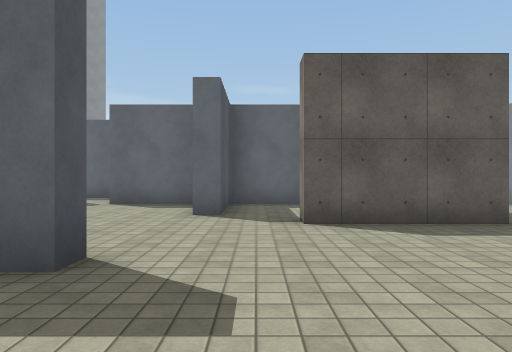
view 1 (above)

24 first-person views from a walk through a 3-D level made in the Unity game engine. The camera is 1.4 m above the floor, looks level and sees 70° across. The floor is counted in squares, 2 m on a side. Each view is taken from the middle of a square. On the plan, view 1 faces up. The plan holds only what a view shows up to about 11 squares ahead; the rest is blank. The place goes on beyond the plan. The player is left out. Surface patterns are stand-ins for the level's own textures.

view 2
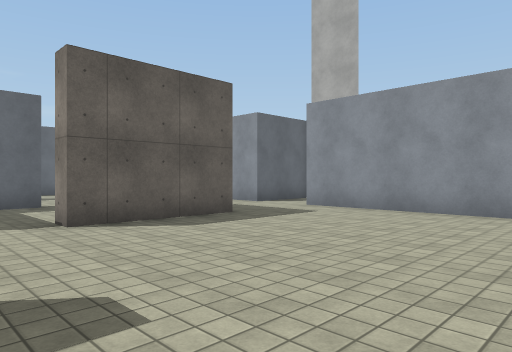

view 3
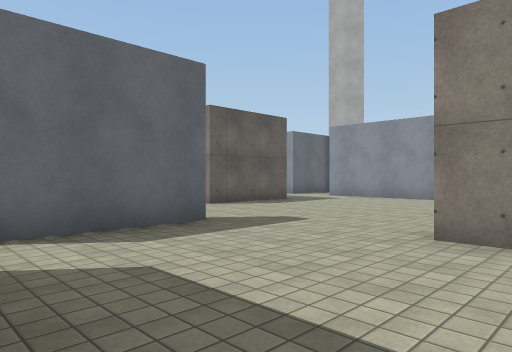

view 4
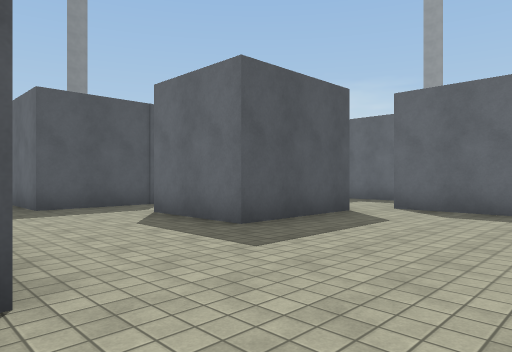

view 5
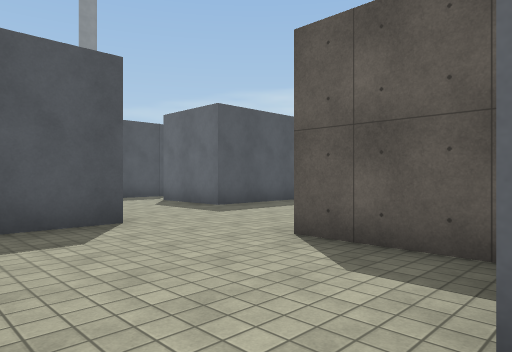

view 6
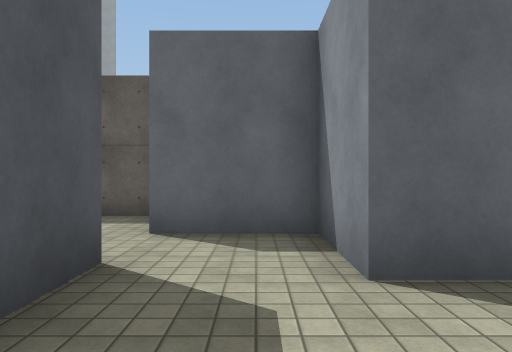

view 7
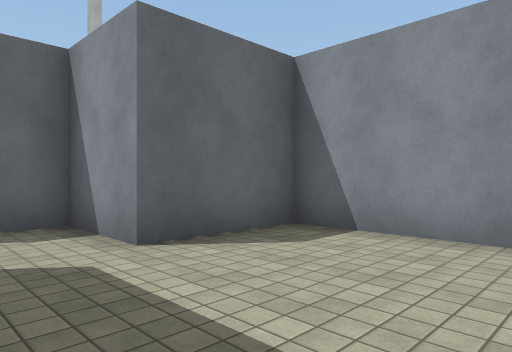

view 8
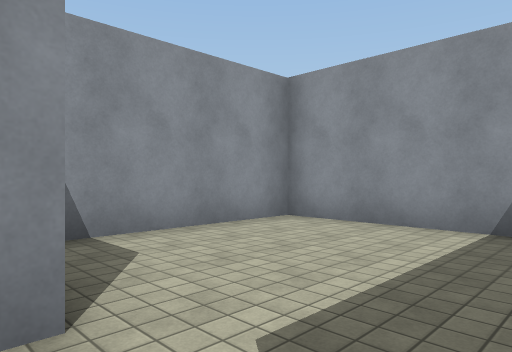

view 9
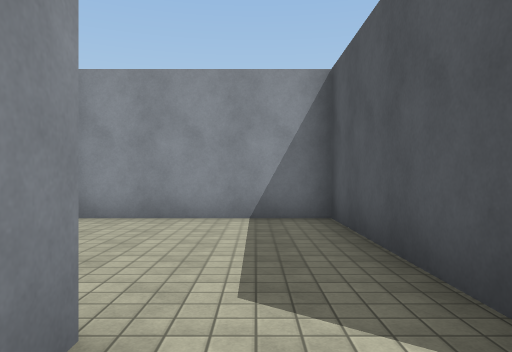

view 10
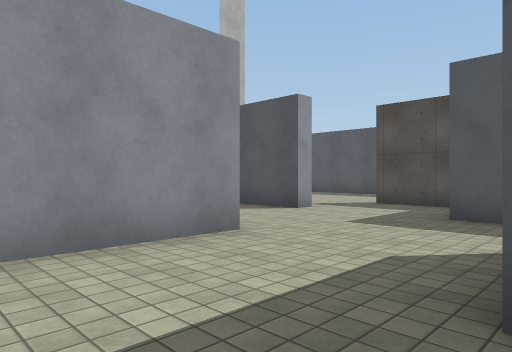

view 11
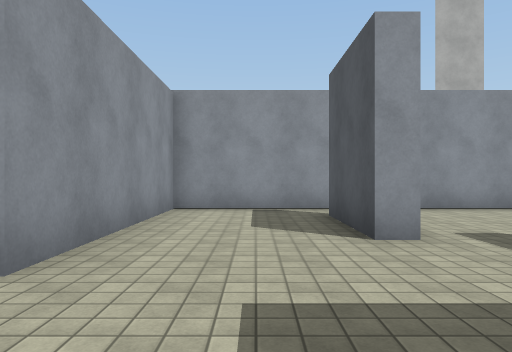

view 12
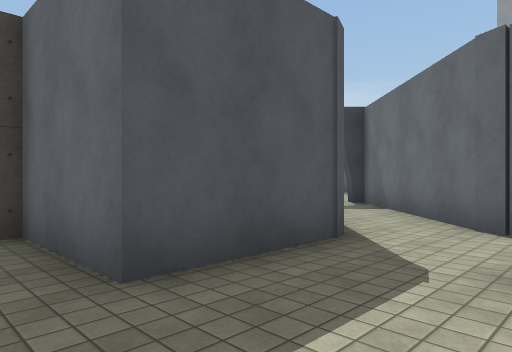

view 13
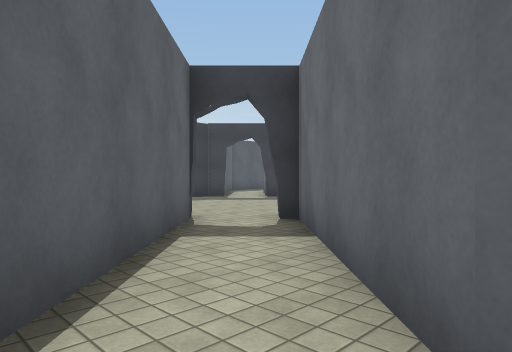

view 14
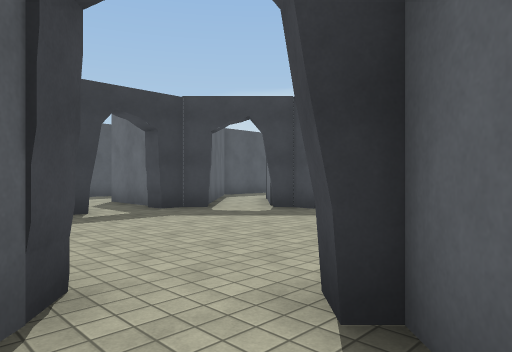

view 15
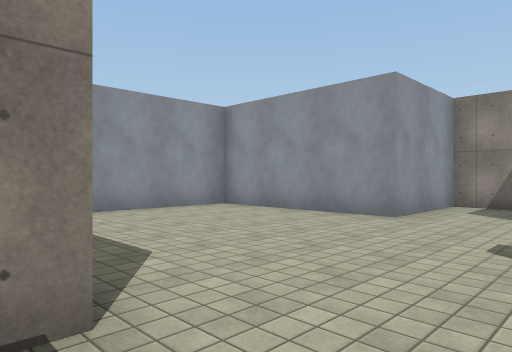

view 16
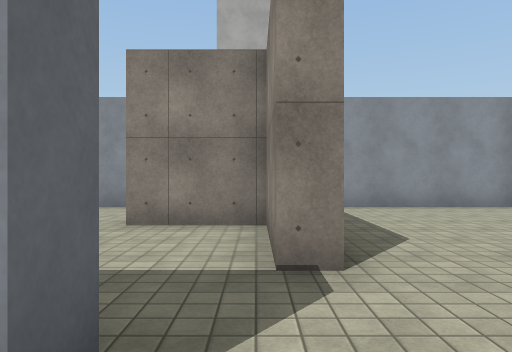

view 17
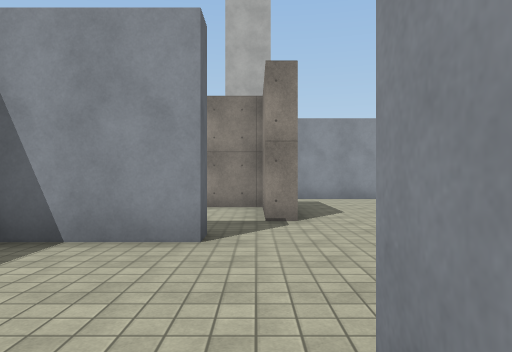

view 18
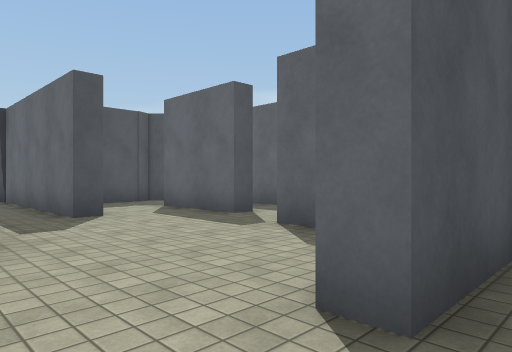

view 19
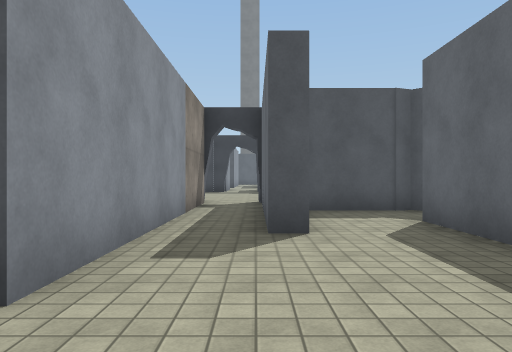

view 20
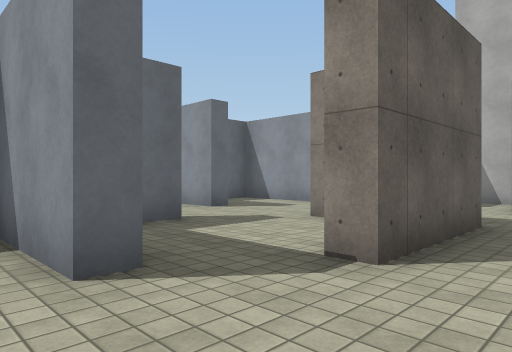

view 21
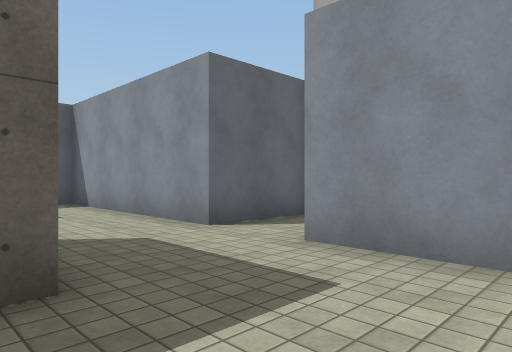

view 22
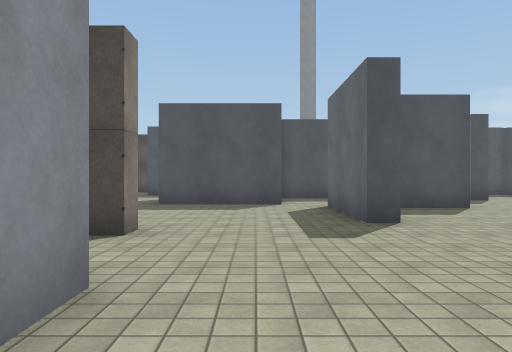

view 23
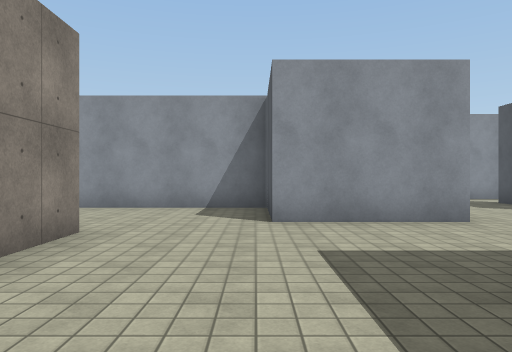

view 24
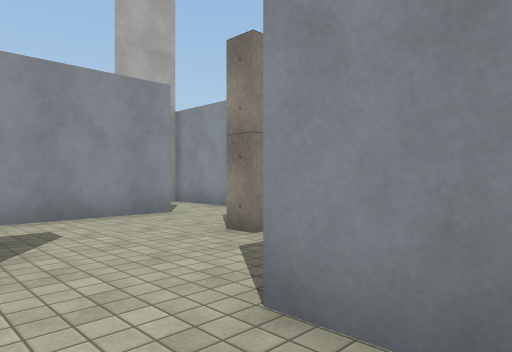

### Floor plan
Points are (right, up) in squares from view 1. A wall is a line through its corners. A room is listed if a view was taken in it or the views show most of it. See-through windows are left out.
Room 1 (views 1, 2, 3, 4, 9, 10, 11, 12, 15, 16, 18, 19, 20, 21, 22, 23)
walls: (-1.5, 3.2) (-1.5, 2.7) (-4.5, 2.7); (0.5, -3.1) (1.7, -3.1) (1.7, -0.1) (6.2, -0.1) (6.2, 5.5); (-4.9, 1.6) (-4.9, -1.4) (-7.5, -1.4); (1.4, -3.5) (-0.8, -3.5) (-0.8, -0.5) (-0.3, -0.5) (-0.3, -1); (-4, 5.7) (-4, 4.1); (3.8, 5.3) (0.7, 5.3) (0.7, 5.8) (3.2, 5.8) (3.2, 7.8); (-3.4, -7) (0.9, -7); (3.8, -6.6) (3.8, -5.6) (1.6, -5.6); (-9.3, -0.4) (-9.3, -2.9); (1.4, 9.1) (-0.6, 9.1) (-0.6, 6.6) (-1.1, 6.6) (-1.1, 7.5); (-9.3, -6) (-9.3, -8.5); (-8.5, -9.8) (-6.3, -9.8) (-6.3, -4.5) (-3.2, -4.5) (-3.2, -6.5)
ways out: opening at (2.5, -7) to room 2; opening at (-8, -1) to room 3; opening at (-2.3, 6) to room 5; opening at (2.5, 8) to room 6; opening at (5.5, 5) to room 6; opening at (-9, -9); opening at (-9, -4.5); opening at (-4, 2)
Room 2 (views 5, 6, 7, 8)
walls: (1.8, -7) (1.8, -12.1) (6.2, -12.1) (6.2, -7.6) (3.8, -7.6) (3.8, -6.6)
ways out: opening at (2.5, -7) to room 1
Room 3 (view 13)
walls: (-7.9, 1.1) (-8.2, 1.2) (-8.9, 1.9)
ways out: opening at (-8, -1) to room 1; opening at (-9, 1) to room 4
Room 4 (view 14)
walls: (-11.8, 2.3) (-9.8, 0.3); (-8.9, 1.9) (-10.8, 3.8)
ways out: opening at (-9, 1) to room 3; opening at (-11, 3)
Room 5 (view 17)
walls: (-6.5, 7.8) (-6.5, 7.1) (-10.4, 7.1); (-5.2, 10.1) (-5.2, 9.6) (-7.7, 9.6); (-9.3, 9.9) (-9.3, 8); (-9.2, 10.5) (-9.5, 10.2) (-9.4, 9.8); (-1.5, 9.1) (-3.8, 9.1); (-1.1, 7.5) (-1.1, 8.9); (-10.4, 5.7) (-4, 5.7)
ways out: opening at (-2.3, 6) to room 1; opening at (-11, 6)
Room 6 (view 24)
walls: (3.2, 7.8) (3.8, 7.8); (3.8, 10.6) (3.2, 10.6) (3.2, 11.5); (0.2, 9.6) (1.4, 9.6); (6.5, 5.4) (8.7, 5.4) (8.7, 6.6); (8.5, 7.1) (6.2, 7.1) (6.2, 11.5)
ways out: opening at (2.5, 8) to room 1; opening at (5.5, 5) to room 1

Where each view was taken, in squares from view 1:
view 1: 0 up, 0 right, facing up
view 2: 0 up, 1 left, facing up-right
view 3: 2 down, 5 left, facing up-right
view 4: 5 down, 1 left, facing up-left
view 5: 7 down, 2 right, facing up-left
view 6: 10 down, 3 right, facing up
view 7: 11 down, 2 right, facing up-right
view 8: 7 down, 2 right, facing down-right
view 9: 6 down, 3 right, facing down
view 10: 1 down, 3 left, facing down-left
view 11: 2 down, 8 left, facing down
view 12: 4 down, 7 left, facing up-left
view 13: 0 up, 8 left, facing up-left
view 14: 3 up, 11 left, facing up-left
view 15: 6 up, 1 left, facing down-right
view 16: 6 up, 2 left, facing right
view 17: 6 up, 5 left, facing right
view 18: 5 up, 0 right, facing up-left
view 19: 7 up, 2 left, facing left
view 20: 4 up, 2 left, facing up-right
view 21: 3 up, 3 right, facing up-right
view 22: 1 up, 4 right, facing left
view 23: 1 up, 3 left, facing down
view 24: 11 up, 0 right, facing down-right
